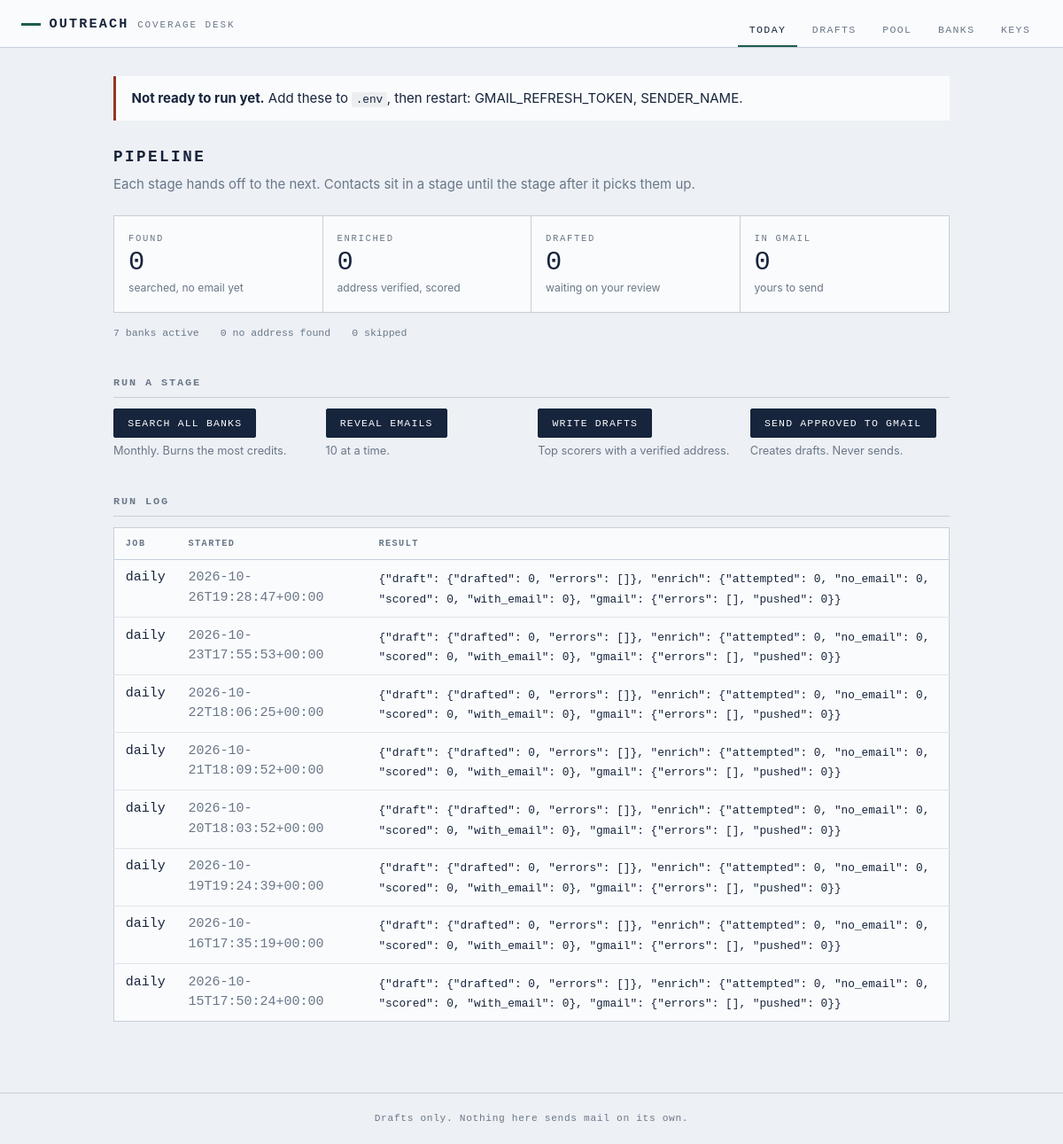
Before: / with the older database file.
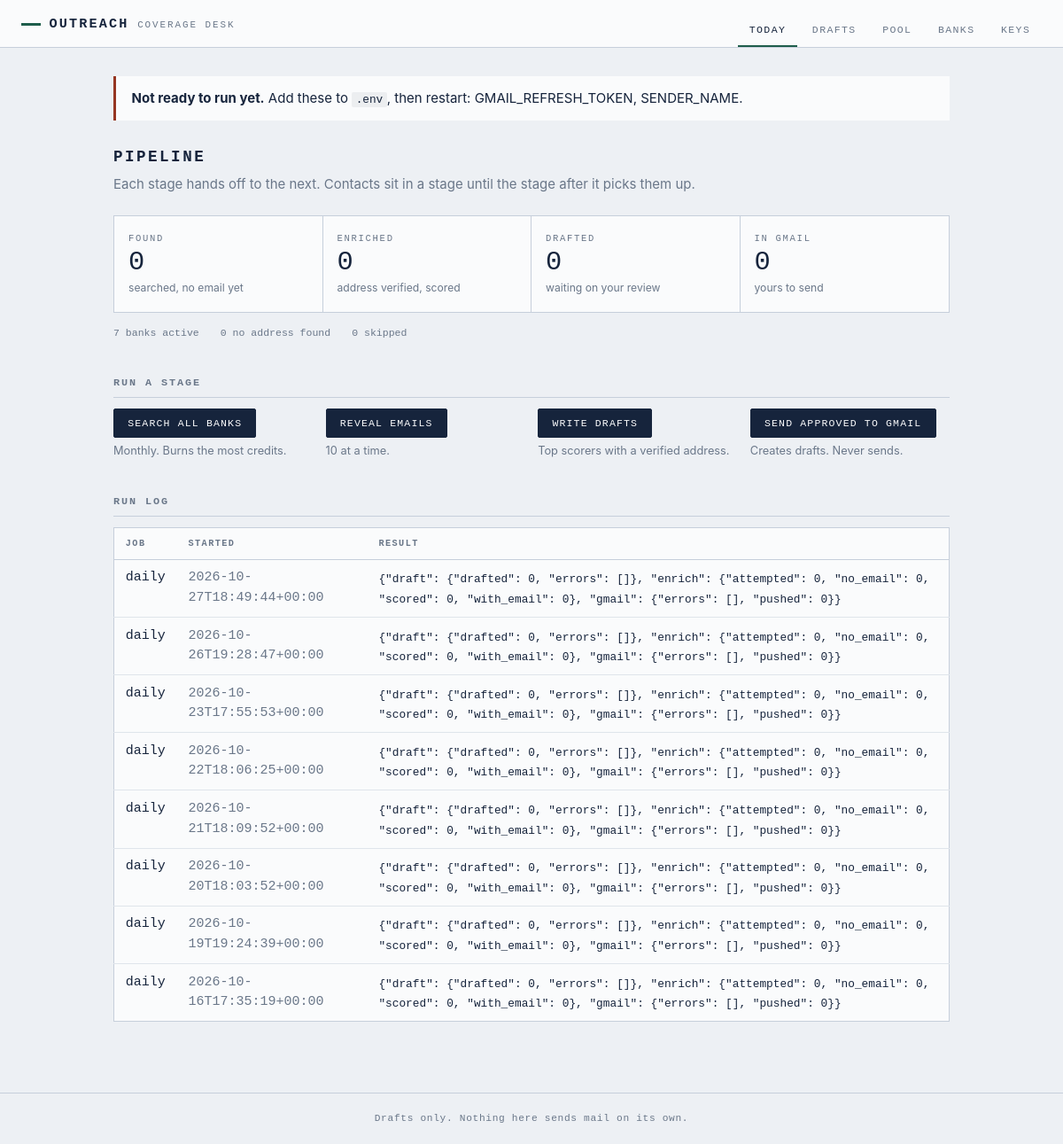
After: the same page with the newer database file.
### tables this page shows
CREATE TABLE runs (
    id          INTEGER PRIMARY KEY,
    kind        TEXT,
    started_at  TEXT,
    finished_at TEXT,
    stats       TEXT,
    error       TEXT
);

### web/app.py (the view)
@app.get("/", response_class=HTMLResponse)
def dashboard(request: Request):
    with db.session() as conn:
        counts = db.counts(conn)
        runs = [dict(r) for r in db.recent_runs(conn, 8)]
    for r in runs:
        r["stats"] = json.loads(r["stats"]) if r["stats"] else {}
    return render(request, "dashboard.html", counts=counts, runs=runs,
                  gaps=settings.missing())

### web/templates/dashboard.html
{% extends "base.html" %}
{% block content %}
{% if gaps %}
<div class="notice">
  <p><strong>Not ready to run yet.</strong> Add these to <code>.env</code>, then
  restart: {{ gaps | join(", ") }}.</p>
</div>
{% endif %}
<section class="stage-flow">
  <h1>Pipeline</h1>
  <p class="lede">Each stage hands off to the next. Contacts sit in a stage until
  the stage after it picks them up.</p>
  <ol class="stages">
    <li>
      <span class="stage-name">Found</span>
      <span class="stage-count">{{ counts.get('new', 0) }}</span>
      <span class="stage-note">searched, no email yet</span>
    </li>
    <li>
      <span class="stage-name">Enriched</span>
      <span class="stage-count">{{ counts.get('enriched', 0) }}</span>
      <span class="stage-note">address verified, scored</span>
    </li>
    <li>
      <span class="stage-name">Drafted</span>
      <span class="stage-count">{{ counts.get('drafted', 0) }}</span>
      <span class="stage-note">waiting on your review</span>
    </li>
    <li>
      <span class="stage-name">In Gmail</span>
      <span class="stage-count">{{ counts.get('queued', 0) }}</span>
      <span class="stage-note">yours to send</span>
    </li>
  </ol>
  <div class="stage-aside">
    <span>{{ counts.get('banks', 0) }} banks active</span>
    <span>{{ counts.get('no_email', 0) }} no address found</span>
    <span>{{ counts.get('skipped', 0) }} skipped</span>
  </div>
</section>
<section class="controls">
  <h2>Run a stage</h2>
  <div class="control-row">
    <form method="post" action="/run/refresh">
      <button type="submit">Search all banks</button>
      <span class="hint">Monthly. Burns the most credits.</span>
    </form>
    <form method="post" action="/run/enrich">
      <button type="submit">Reveal emails</button>
      <span class="hint">{{ cfg.enrich_batch if cfg else 10 }} at a time.</span>
    </form>
    <form method="post" action="/run/draft">
      <button type="submit">Write drafts</button>
      <span class="hint">Top scorers with a verified address.</span>
    </form>
    <form method="post" action="/run/push">
      <button type="submit">Send approved to Gmail</button>
      <span class="hint">Creates drafts. Never sends.</span>
    </form>
  </div>
</section>
<section>
  <h2>Run log</h2>
  {% if runs %}
  <table class="ledger">
    <thead>
      <tr><th>Job</th><th>Started</th><th>Result</th></tr>
    </thead>
    <tbody>
      {% for r in runs %}
      <tr>
        <td class="mono">{{ r.kind }}</td>
        <td class="mono dim">{{ r.started_at }}</td>
        <td>
          {% if r.error %}<span class="bad">{{ r.error }}</span>
          {% elif not r.finished_at %}<span class="dim">running</span>
          {% else %}<span class="mono small">{{ r.stats | tojson }}</span>{% endif %}
        </td>
      </tr>
      {% endfor %}
    </tbody>
  </table>
  {% else %}
  <p class="empty">No runs yet. Load your bank list, then search.</p>
  {% endif %}
</section>
{% endblock %}

### web/templates/base.html (shortened to what this page needs)
<!DOCTYPE html>
<html lang="en">
<head>
<link rel="stylesheet" href="/static/style.css">
</head>
<body>
<header class="masthead">
  <div class="masthead-mark">
    <span class="mark-rule"></span>
    <span class="mark-name">Outreach</span>
    <span class="mark-sub">coverage desk</span>
  </div>
  <nav>
    <a href="/" class="{{ 'on' if nav == 'dashboard' }}">Today</a>
    <a href="/drafts" class="{{ 'on' if nav == 'drafts' }}">Drafts</a>
    <a href="/contacts" class="{{ 'on' if nav == 'contacts' }}">Pool</a>
    <a href="/banks" class="{{ 'on' if nav == 'banks' }}">Banks</a>
    <a href="/settings" class="{{ 'on' if nav == 'settings' }}">Keys</a>
  </nav>
</header>
<main>
{% block content %}{% endblock %}
</main>
<footer>
  <span>Drafts only. Nothing here sends mail on its own.</span>
</footer>
</body>
</html>

### web/static/style.css (style rules this page uses)
:root { --paper: #EDF0F4; --card: #FAFBFC; --ink: #16243C; --rule: #C6CFDB; --ledger: #1E5D4B; --flag: #963622; --muted: #6A7789; --mono: ui-monospace, "SF Mono", "Cascadia Mono", Menlo, Consolas, monospace; --serif: Charter, "Bitstream Charter", "Iowan Old Style", Georgia, serif; --sans: -apple-system, BlinkMacSystemFont, "Segoe UI", Inter, system-ui, sans-serif; --gap: 1.25rem; }
* { box-sizing: border-box; }
body { margin: 0; background: var(--paper); color: var(--ink); font-family: var(--sans); font-size: 15px; line-height: 1.5; -webkit-font-smoothing: antialiased; }
main { max-width: 62rem; margin: 0 auto; padding: 2rem 1.5rem 5rem; }
.masthead { border-bottom: 1px solid var(--rule); background: var(--card); padding: 1rem 1.5rem 0; display: flex; flex-wrap: wrap; align-items: flex-end; justify-content: space-between; gap: 1rem; }
.masthead-mark { display: flex; align-items: baseline; gap: .6rem; padding-bottom: .9rem; }
.mark-rule { width: 22px; height: 3px; background: var(--ledger); align-self: center; }
.mark-name { font-family: var(--mono); font-size: .95rem; font-weight: 600; letter-spacing: .14em; text-transform: uppercase; }
.mark-sub { font-family: var(--mono); font-size: .68rem; letter-spacing: .18em; text-transform: uppercase; color: var(--muted); }
.masthead nav { display: flex; gap: .25rem; }
.masthead nav a { font-family: var(--mono); font-size: .72rem; letter-spacing: .12em; text-transform: uppercase; text-decoration: none; color: var(--muted); padding: .55rem .8rem; border-bottom: 2px solid transparent; }
.masthead nav a.on { color: var(--ink); border-bottom-color: var(--ledger); }
h1 { font-family: var(--mono); font-size: 1.1rem; font-weight: 600; letter-spacing: .14em; text-transform: uppercase; margin: 0 0 .4rem; }
h2 { font-family: var(--mono); font-size: .74rem; font-weight: 600; letter-spacing: .16em; text-transform: uppercase; color: var(--muted); margin: 2.5rem 0 .75rem; padding-bottom: .4rem; border-bottom: 1px solid var(--rule); }
.lede { color: var(--muted); max-width: 46rem; margin: 0 0 1.5rem; }
.hint { color: var(--muted); font-size: .8rem; }
.small { font-size: .8rem; }
.dim { color: var(--muted); }
.mono { font-family: var(--mono); font-variant-numeric: tabular-nums; }
code { font-family: var(--mono); font-size: .85em; background: rgba(22, 36, 60, .06); padding: .1em .35em; border-radius: 2px; }
.notice { border-left: 3px solid var(--flag); background: var(--card); padding: .85rem 1.1rem; margin-bottom: 1.75rem; }
.notice p { margin: 0; }
.stages { list-style: none; margin: 0 0 .9rem; padding: 0; display: grid; grid-template-columns: repeat(4, 1fr); border: 1px solid var(--rule); background: var(--card); }
.stages li { padding: 1.1rem 1rem; border-right: 1px solid var(--rule); display: flex; flex-direction: column; gap: .15rem; }
.stages li:last-child { border-right: 0; }
.stage-name { font-family: var(--mono); font-size: .66rem; letter-spacing: .16em; text-transform: uppercase; color: var(--muted); }
.stage-count { font-family: var(--mono); font-size: 1.9rem; font-variant-numeric: tabular-nums; line-height: 1.1; }
.stage-note { font-size: .76rem; color: var(--muted); }
.stage-aside { display: flex; flex-wrap: wrap; gap: 1.5rem; font-family: var(--mono); font-size: .72rem; color: var(--muted); }
.control-row { display: grid; gap: .9rem; grid-template-columns: repeat(auto-fit, minmax(13rem, 1fr)); }
.control-row form { display: flex; flex-direction: column; gap: .3rem; align-items: flex-start; }
button { font-family: var(--mono); font-size: .72rem; letter-spacing: .1em; text-transform: uppercase; padding: .55rem .95rem; border: 1px solid var(--ink); background: var(--ink); color: var(--card); border-radius: 2px; cursor: pointer; }
.ledger { width: 100%; border-collapse: collapse; background: var(--card); border: 1px solid var(--rule); }
.ledger th { font-family: var(--mono); font-size: .64rem; letter-spacing: .14em; text-transform: uppercase; color: var(--muted); text-align: left; padding: .6rem .8rem; border-bottom: 1px solid var(--rule); font-weight: 600; }
.ledger td { padding: .6rem .8rem; border-bottom: 1px solid rgba(198, 207, 219, .5); vertical-align: top; }
.ledger tbody tr:last-child td { border-bottom: 0; }
footer { border-top: 1px solid var(--rule); padding: 1.25rem 1.5rem; font-family: var(--mono); font-size: .7rem; letter-spacing: .06em; color: var(--muted); text-align: center; }

Changed rows visible on the page:
no longer on this page (row unchanged): runs: kind "daily", started_at "2026-10-15T17:50:24+00:00", stats|tojson "{\"draft\": {\"drafted\": 0, \"errors\": []}, \"enrich\": {\"attempted\": 0, \"no_email\": 0, \"scored\": 0, \"with_email\": 0}, \"gmail\": {\"errors\": [], \"pushed\": 0}}"
added runs: kind "daily", started_at "2026-10-27T18:49:44+00:00", stats|tojson "{\"draft\": {\"drafted\": 0, \"errors\": []}, \"enrich\": {\"attempted\": 0, \"no_email\": 0, \"scored\": 0, \"with_email\": 0}, \"gmail\": {\"errors\": [], \"pushed\": 0}}"
